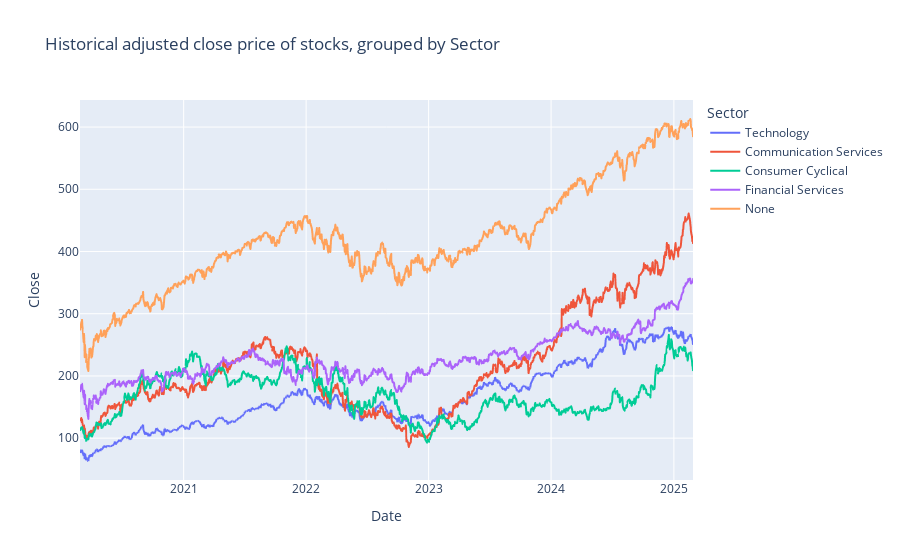

Notebook cell for this chart:
### Code cell
fig = px.line(grouped_data, x='Date', y='Close', color=group, 
              title = f'Historical adjusted close price of stocks, grouped by {group}',
              labels = {
                  'date' : 'Date',
                  'close' : 'Closing price (adjusted)'
                })
fig

### Figure 1 — Plotly figure (JSON) as saved in the notebook; plotly's stock layout.template omitted (floating-point values rounded to 4 significant figures; data arrays with more than 128 entries replaced by an {"elided": "..."} marker saying what was removed)
{"data": [{"hovertemplate": "Sector=Technology<br>Date=%{x}<br>Close=%{y}<extra></extra>", "legendgroup": "Technology", "line": {"color": "#636efa", "dash": "solid"}, "marker": {"symbol": "circle"}, "mode": "lines", "name": "Technology", "showlegend": true, "type": "scattergl", "x": {"elided": "1258 str values"}, "xaxis": "x", "y": {"elided": "1258 float values"}, "yaxis": "y"}, {"hovertemplate": "Sector=Communication Services<br>Date=%{x}<br>Close=%{y}<extra></extra>", "legendgroup": "Communication Services", "line": {"color": "#EF553B", "dash": "solid"}, "marker": {"symbol": "circle"}, "mode": "lines", "name": "Communication Services", "showlegend": true, "type": "scattergl", "x": {"elided": "1257 str values"}, "xaxis": "x", "y": {"elided": "1257 float values"}, "yaxis": "y"}, {"hovertemplate": "Sector=Consumer Cyclical<br>Date=%{x}<br>Close=%{y}<extra></extra>", "legendgroup": "Consumer Cyclical", "line": {"color": "#00cc96", "dash": "solid"}, "marker": {"symbol": "circle"}, "mode": "lines", "name": "Consumer Cyclical", "showlegend": true, "type": "scattergl", "x": {"elided": "1257 str values"}, "xaxis": "x", "y": {"elided": "1257 float values"}, "yaxis": "y"}, {"hovertemplate": "Sector=Financial Services<br>Date=%{x}<br>Close=%{y}<extra></extra>", "legendgroup": "Financial Services", "line": {"color": "#ab63fa", "dash": "solid"}, "marker": {"symbol": "circle"}, "mode": "lines", "name": "Financial Services", "showlegend": true, "type": "scattergl", "x": {"elided": "1257 str values"}, "xaxis": "x", "y": {"elided": "1257 float values"}, "yaxis": "y"}, {"hovertemplate": "Sector=None<br>Date=%{x}<br>Close=%{y}<extra></extra>", "legendgroup": "None", "line": {"color": "#FFA15A", "dash": "solid"}, "marker": {"symbol": "circle"}, "mode": "lines", "name": "None", "showlegend": true, "type": "scattergl", "x": {"elided": "1257 str values"}, "xaxis": "x", "y": {"elided": "1257 float values"}, "yaxis": "y"}], "layout": {"legend": {"title": {"text": "Sector"}, "tracegroupgap": 0}, "title": {"text": "Historical adjusted close price of stocks, grouped by Sector"}, "xaxis": {"anchor": "y", "domain": [0, 1], "title": {"text": "Date"}}, "yaxis": {"anchor": "x", "domain": [0, 1], "title": {"text": "Close"}}}}
